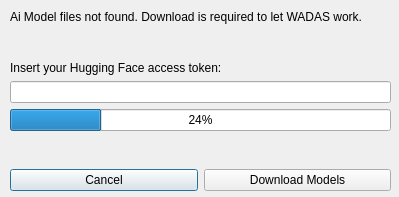
<?xml version="1.0" encoding="UTF-8"?>
<ui version="4.0">
 <class>AiModelDownloadDialog</class>
 <widget class="QDialog" name="AiModelDownloadDialog">
  <property name="geometry">
   <rect>
    <x>0</x>
    <y>0</y>
    <width>399</width>
    <height>197</height>
   </rect>
  </property>
  <property name="windowTitle">
   <string>Download AI Models</string>
  </property>
  <widget class="QWidget" name="gridLayoutWidget">
   <property name="geometry">
    <rect>
     <x>10</x>
     <y>10</y>
     <width>381</width>
     <height>181</height>
    </rect>
   </property>
   <layout class="QGridLayout" name="gridLayout">
    <item row="4" column="0" colspan="2">
     <widget class="QProgressBar" name="progressBar">
      <property name="value">
       <number>24</number>
      </property>
     </widget>
    </item>
    <item row="5" column="0">
     <spacer name="verticalSpacer">
      <property name="orientation">
       <enum>Qt::Orientation::Vertical</enum>
      </property>
      <property name="sizeHint" stdset="0">
       <size>
        <width>20</width>
        <height>40</height>
       </size>
      </property>
     </spacer>
    </item>
    <item row="2" column="0" colspan="2">
     <widget class="QLabel" name="label">
      <property name="text">
       <string>Insert your Hugging Face access token:</string>
      </property>
     </widget>
    </item>
    <item row="6" column="0">
     <widget class="QPushButton" name="pushButton_cancel">
      <property name="text">
       <string>Cancel</string>
      </property>
     </widget>
    </item>
    <item row="6" column="1">
     <widget class="QPushButton" name="pushButton_download">
      <property name="text">
       <string>Download Models</string>
      </property>
     </widget>
    </item>
    <item row="1" column="0">
     <spacer name="verticalSpacer_2">
      <property name="orientation">
       <enum>Qt::Orientation::Vertical</enum>
      </property>
      <property name="sizeHint" stdset="0">
       <size>
        <width>20</width>
        <height>40</height>
       </size>
      </property>
     </spacer>
    </item>
    <item row="0" column="0" colspan="2">
     <widget class="QLabel" name="label_2">
      <property name="text">
       <string>Ai Model files not found. Download is required to let WADAS work.</string>
      </property>
     </widget>
    </item>
    <item row="3" column="0" colspan="2">
     <widget class="QLineEdit" name="lineEdit_token">
      <property name="echoMode">
       <enum>QLineEdit::EchoMode::Password</enum>
      </property>
     </widget>
    </item>
   </layout>
  </widget>
 </widget>
 <resources/>
 <connections/>
</ui>
